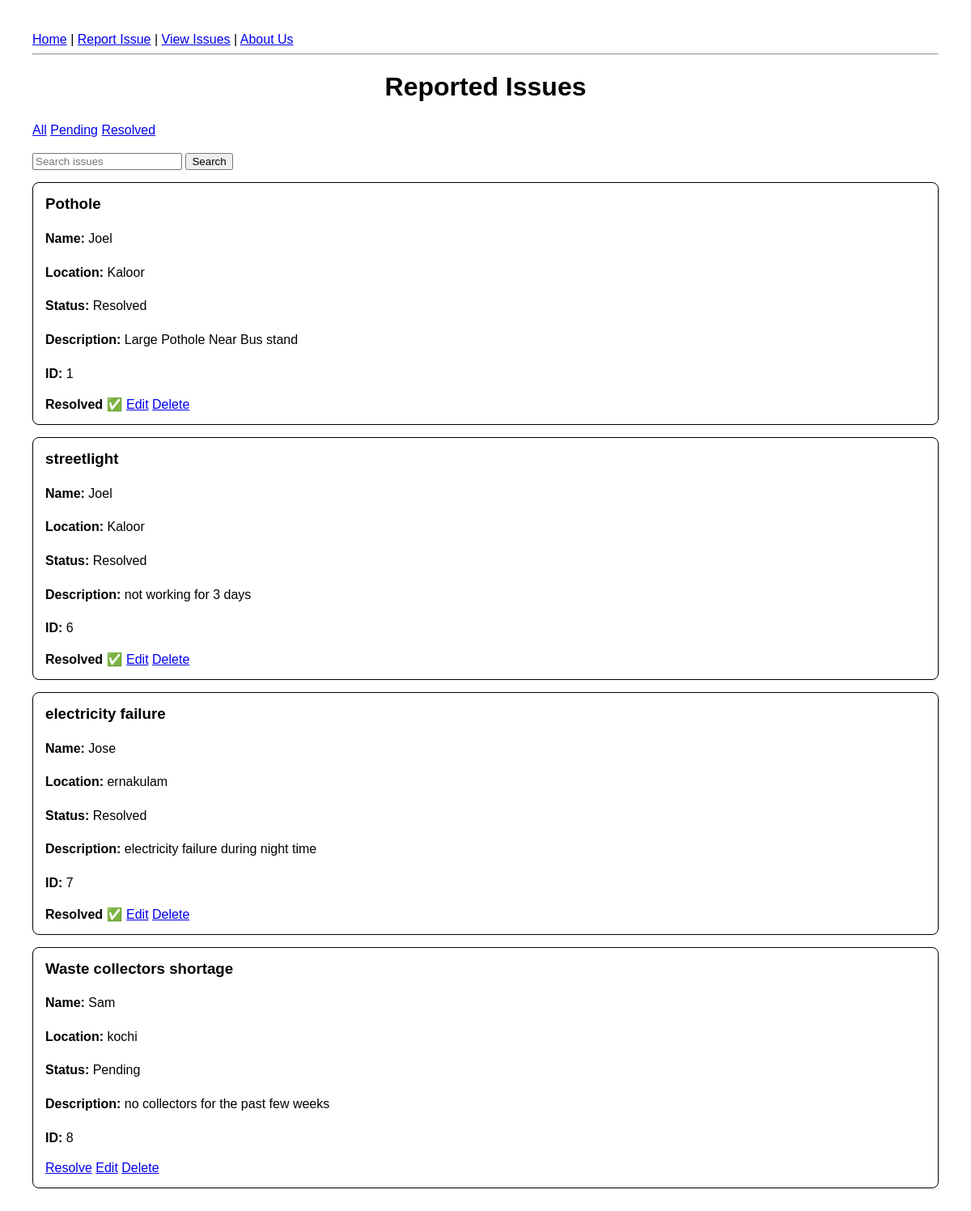
The app's page /issues, older data.
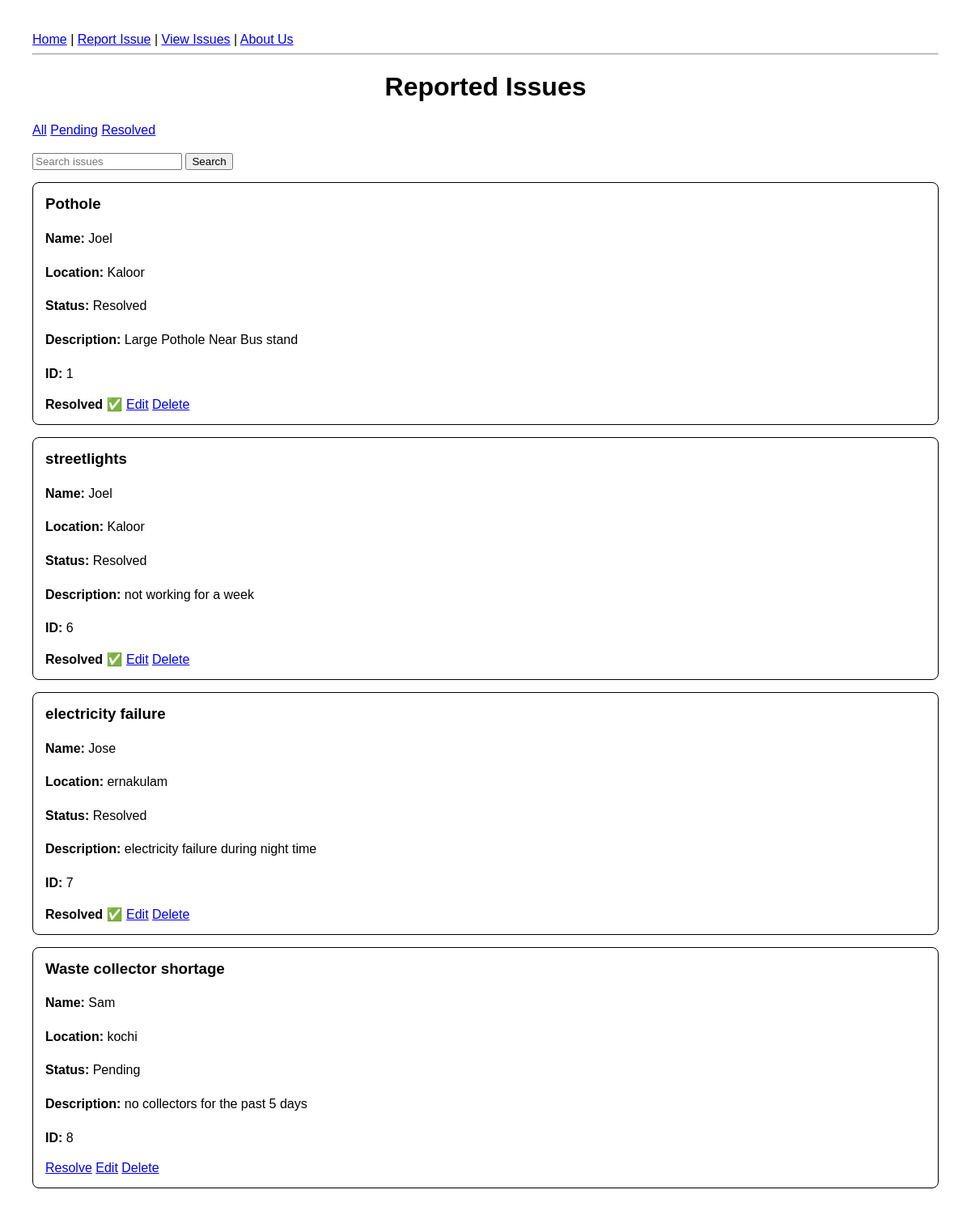
The same page, newer data.
### tables this page shows
CREATE TABLE reports (
    id INTEGER PRIMARY KEY AUTOINCREMENT,
    name TEXT,
    location TEXT,
    title TEXT,
    description TEXT
, status TEXT);

### app/app.py (the view)
@app.route("/issues")
def issues():
    conn = sqlite3.connect("civicbridge.db")
    cursor=conn.cursor()
    status=request.args.get("status")
    search=request.args.get("search")
    if search:
        cursor.execute(
            "SELECT * FROM reports WHERE title LIKE ?",
            (f"%{search}%",)
        )
    elif status:
        cursor.execute(
            "SELECT * FROM reports WHERE status=?",
            (status,)
        )
    else:
        cursor.execute("SELECT * from reports")
    reports=cursor.fetchall()
    conn.close()
    return render_template("issues.html", reports=reports)

### app/templates/issues.html
{% extends "base.html" %}
{% block content %}
<h1>Reported Issues</h1>
<p>
    <a href="/issues">All</a>
    <a href="/issues?status=Pending">Pending</a>
    <a href="/issues?status=Resolved">Resolved</a>
</p>
<form method="get" action="/issues">
    <input type="text" name="search" placeholder="Search issues">
    <button type="submit">Search</button>
</form>
{% if reports %}
    {% for report in reports %}
    <div class="issue-card">
        <h3>{{ report[3] }}</h3>
        <p><strong>Name:</strong> {{ report[1] }}</p>
        <p><strong>Location:</strong> {{ report[2] }}</p>
        <p>
            <strong>Status:</strong>
            {{ report[5] if report[5] else "Pending" }}
        </p>
        <p><strong>Description:</strong> {{ report[4] }}</p>
        <p><strong>ID:</strong> {{ report[0] }}</p>
        {% if report[5]=="Pending" %}
            <a href="/resolve/{{ report[0] }}">Resolve</a>
        {% else %}
            <strong>Resolved ✅</strong>
        {% endif %}
        <a href="/edit/{{ report[0]}}">Edit</a>
        <a href="/delete/{{ report[0] }}">Delete</a>
    </div>
    {% endfor %}
{% else %}
    <p>No issues have been reported yet.</p>
{% endif %}
{% endblock %}

### app/templates/base.html (shortened to what this page needs)
<!DOCTYPE html>
<html>
<head>
    <link rel="stylesheet"
          href="{{ url_for('static', filename='style.css') }}">
</head>
<body>
    <nav>
        <a href="/">Home</a> |
        <a href="/report">Report Issue</a> |
        <a href="/issues">View Issues</a> |
        <a href="/about">About Us</a>
    </nav>
    <hr>
    {% block content %}
    {% endblock %}
</body>
</html>

### app/static/style.css (style rules this page uses)
body { font-family: Arial, sans-serif; margin: 40px; }
h1 { text-align: center; }
p { line-height: 1.6; }
.issue-card { border: 1px solid black; padding: 15px; margin: 15px 0; border-radius: 8px; }
.issue-card h3 { margin-top: 0; }

Row changes from the older to the newer data that the page shows:
changed reports id 6: title "streetlight" → "streetlights"; description "not working for 3 days" → "not working for a week"
changed reports "Sam": title "Waste collectors shortage" → "Waste collector shortage"; description "no collectors for the past few weeks" → "no collectors for the past 5 days"
